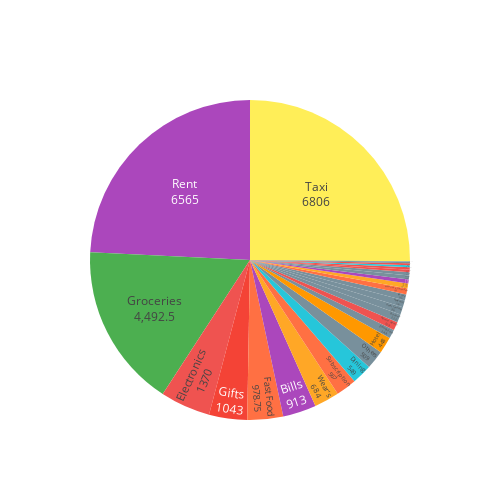

The notebook cell saved with this chart:
### Code cell
def plot_pie_categories(df):
    
    df = df[df["income"] == False] # Keeps only expenses
    df['amount'] = df['amount'].abs() # Transform negative values to positive
    df["category name"] = df.apply(lambda row: row["category name"] if row["subcategory name"] == "" else row["subcategory name"], axis = 1) # Keep subcategory if not empty
    df = df[["category name", "amount", "color"]].groupby(["category name"]).agg({"amount": "sum", "color": "first"}).reset_index() # Group by category name and sum amount
    
    fig = go.Figure(layout = go.Layout(height = 500, width = 500))
    fig.add_trace(go.Pie(labels = df["category name"],
                         values = df["amount"],
                         hoverinfo = "label+value+percent",
                         textinfo = "label+value",
                         textposition = "inside",
                         showlegend = False,
                         marker = dict(colors = df["color"],)))
    
    return fig

plot_pie_categories(df)

### Figure 1 — Plotly figure (JSON) as saved in the notebook; plotly's stock layout.template omitted (floating-point values rounded to 4 significant figures)
{"data": [{"hoverinfo": "label+value+percent", "labels": ["Barber", "Beauty", "Bills", "Cleanliness", "Coleccionables", "Credit Card Fee", "Dining", "Education", "Electronics", "Fast Food", "Fee's", "Gas", "Gifts", "Groceries", "Home Items", "Home Wifi", "Hotel", "Legal & Public", "Mail", "Medicine & Suplements", "Others", "Pet Care", "Rent", "Subscription", "Taxes", "Taxi", "Tickets", "Tip", "Wear's"], "marker": {"colors": ["#78909c", "#ef5350", "#ab47bc", "#ef5350", "#ef5350", "#78909c", "#26c6da", "#78909c", "#ef5350", "#ff7043", "#ab47bc", "#ffa726", "#f44336", "#4caf50", "#ef5350", "#78909c", "#ff9800", "#78909c", "#78909c", "#ff7043", "#78909c", "#78909c", "#ab47bc", "#ff7043", "#78909c", "#ffee58", "#78909c", "#26c6da", "#ffa726"]}, "showlegend": false, "textinfo": "label+value", "textposition": "inside", "type": "pie", "values": [222, 52, 913, 68, 64, 204, 549, 248, 1370, 978.8, 110, 136, 1043, 4492.0, 229, 190, 448, 40, 16, 165, 509, 169, 6565, 567, 104, 6806, 91, 57, 684]}], "layout": {"height": 500, "width": 500}}
